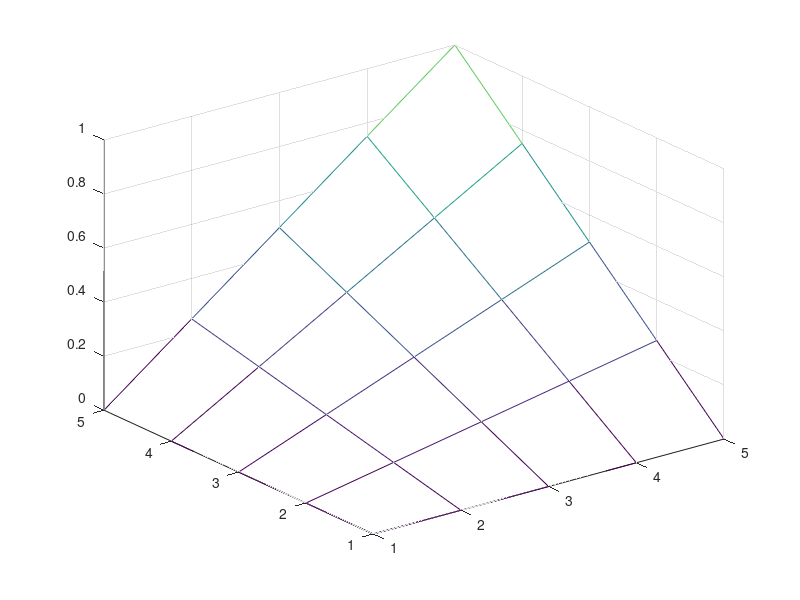
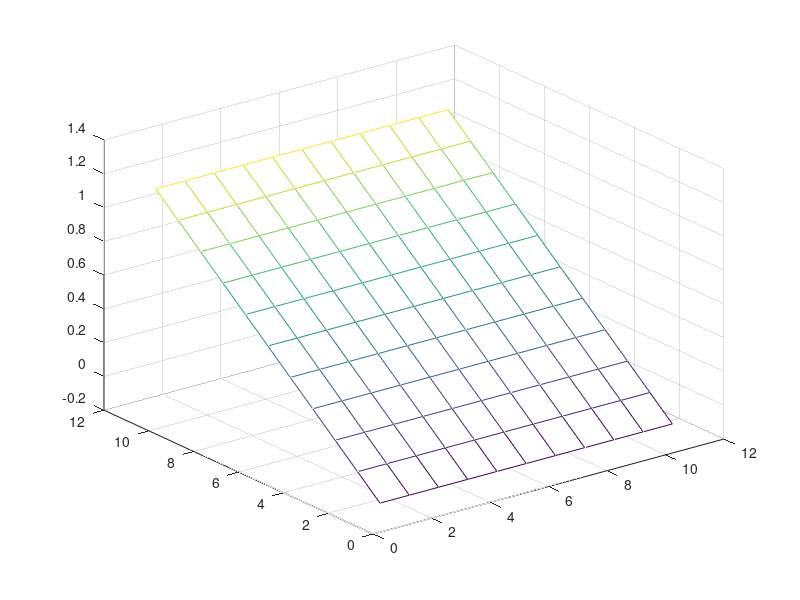

MATLAB code for these plots, in order:
%%CIM1_2d

function main()
close all;
a = 0; b = 1; c = 0; d = 1;
h = .25;

u = zeros( (b-a)/h + 1, (d-c)/h + 1 );
u(:,1)          = 0; % bottom
u(:,end)        = 0:h:(b-a); %top
u(1,2:end-1)    = 0; % left
u(end,2:end-1)  = (h:h:(d-c-h)); %right;


eGrid  = zeros( (b-a)/(h/2) + 3,(d-c)/(h/2) +3 );% twice as refined as the grid we solve for u
ex     =    a-h/2:h/2:b+h/2;
ey     =    c-h/2:h/2:d+h/2;

for cnt = 1:size(ey,2)
       eGrid(:, cnt ) = 0*(ex + ey(cnt) ) + ex;
end

n = (b -a)/h -1 ;
A   = -(1/h^2) *aMat(n, eGrid);   
f   = fMat( a, b, c, d, h );
f   = reshape( f(2:end-1, 2:end -1 ), numel(f(2:end-1, 2:end -1 )),1);
%%adj for known first and last row
f(1:n)  = f(1:n ) +(1/h^2)*u(2:end-1, 1) .*eGrid( 4:2:end-3,3);  %check
f( end-n+1:end ) = f( end-n+1:end ) + (1/h^2) * u(2:end-1,end) .* eGrid( 4:2:end-3,end-2); %check
%%adj for known first and last col
for cnt2 = 1:n
   ind1 = (cnt2-1) * n + 1;
   ind2 = ind1 + n - 1;
   f(ind1)    = f(ind1) + (1/h^2)* u(1, cnt2+1 ) * eGrid(3,(cnt2+1)*2);
   f(ind2)    = f(ind2) + (1/h^2)* u(end,cnt2+1) * eGrid(end-2,(cnt2+1)*2); 
end

uTemp = reshape( A\f, n,n );
u(2:end-1, 2:end-1) = uTemp;

figure(1);mesh(u);
figure(2);mesh( eGrid)

end


function A = aMat( n, eGrid )  
    A   = -(diag( reshape( ( eGrid( 3:2:end-4, 4:2:end-3 ) + eGrid( 5:2:end-2, 4:2:end-3) +...
            eGrid( 4:2:end-3, 3:2:end-4 ) + eGrid( 4:2:end-3, 5:2:end-2 )), n^2, 1 ) )); %check
    D2  =  diag( reshape( [eGrid( 5:2:end-4,4:2:end-3);zeros(1,n)] , n*n,1 ) );
    
    D3  =  diag( reshape( eGrid(4:2:end-3, 5:2:end-4)  , n * (n-1),1) );    
    
    A(1:end-1,2:end) = A(1:end-1,2:end)+ D2(1:end-1, 1:end-1 ); 
    A(2:end,1:end-1) = A(2:end,1:end-1)+ D2(1:end-1, 1:end-1 );
    
    A(1:end-n, n+1:end ) = A(1:end-n, n+1:end ) + D3;
    A(n+1:end, 1:end-n ) = A(n+1:end, 1:end-n ) + D3;
end

function f = fMat( a, b, c, d, h );
    f   =   zeros( (b-a)/h +1, (c-d)/h +1 );
    x   =   a:h:b;
    y   =   c:h:d;    
    for cnt = 1:size( y, 2);
        f(:, cnt ) = -y(cnt)+ 0*(x + y(cnt ));
    end
end